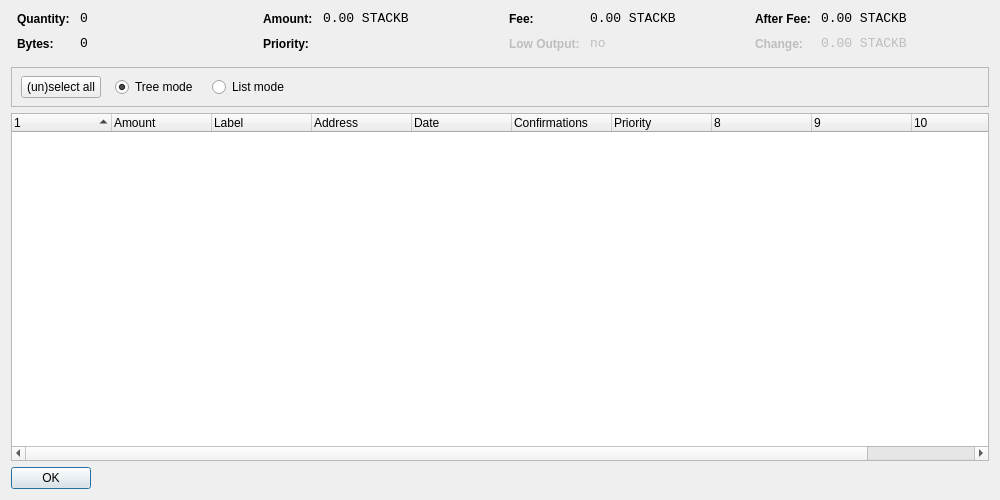
<?xml version="1.0" encoding="UTF-8"?>
<ui version="4.0">
 <class>CoinControlDialog</class>
 <widget class="QDialog" name="CoinControlDialog">
  <property name="geometry">
   <rect>
    <x>0</x>
    <y>0</y>
    <width>1000</width>
    <height>500</height>
   </rect>
  </property>
  <property name="windowTitle">
   <string>Coin Control</string>
  </property>
  <layout class="QVBoxLayout" name="verticalLayout">
   <item>
    <layout class="QHBoxLayout" name="horizontalLayoutTop" stretch="0,0,0,0">
     <property name="topMargin">
      <number>0</number>
     </property>
     <property name="bottomMargin">
      <number>10</number>
     </property>
     <item>
      <layout class="QFormLayout" name="formLayoutCoinControl1">
       <property name="horizontalSpacing">
        <number>10</number>
       </property>
       <property name="verticalSpacing">
        <number>10</number>
       </property>
       <property name="leftMargin">
        <number>6</number>
       </property>
       <property name="rightMargin">
        <number>6</number>
       </property>
       <item row="0" column="0">
        <widget class="QLabel" name="labelCoinControlQuantityText">
         <property name="styleSheet">
          <string notr="true">font-weight:bold;</string>
         </property>
         <property name="text">
          <string>Quantity:</string>
         </property>
        </widget>
       </item>
       <item row="0" column="1">
        <widget class="QLabel" name="labelCoinControlQuantity">
         <property name="font">
          <font>
           <family>Monospace</family>
           <pointsize>10</pointsize>
          </font>
         </property>
         <property name="cursor">
          <cursorShape>IBeamCursor</cursorShape>
         </property>
         <property name="contextMenuPolicy">
          <enum>Qt::ActionsContextMenu</enum>
         </property>
         <property name="text">
          <string notr="true">0</string>
         </property>
         <property name="textInteractionFlags">
          <set>Qt::LinksAccessibleByMouse|Qt::TextSelectableByKeyboard|Qt::TextSelectableByMouse</set>
         </property>
        </widget>
       </item>
       <item row="1" column="0">
        <widget class="QLabel" name="labelCoinControlBytesText">
         <property name="styleSheet">
          <string notr="true">font-weight:bold;</string>
         </property>
         <property name="text">
          <string>Bytes:</string>
         </property>
        </widget>
       </item>
       <item row="1" column="1">
        <widget class="QLabel" name="labelCoinControlBytes">
         <property name="font">
          <font>
           <family>Monospace</family>
           <pointsize>10</pointsize>
          </font>
         </property>
         <property name="cursor">
          <cursorShape>IBeamCursor</cursorShape>
         </property>
         <property name="contextMenuPolicy">
          <enum>Qt::ActionsContextMenu</enum>
         </property>
         <property name="text">
          <string notr="true">0</string>
         </property>
         <property name="textInteractionFlags">
          <set>Qt::LinksAccessibleByMouse|Qt::TextSelectableByKeyboard|Qt::TextSelectableByMouse</set>
         </property>
        </widget>
       </item>
      </layout>
     </item>
     <item>
      <layout class="QFormLayout" name="formLayoutCoinControl2">
       <property name="horizontalSpacing">
        <number>10</number>
       </property>
       <property name="verticalSpacing">
        <number>10</number>
       </property>
       <property name="leftMargin">
        <number>6</number>
       </property>
       <property name="rightMargin">
        <number>6</number>
       </property>
       <item row="0" column="0">
        <widget class="QLabel" name="labelCoinControlAmountText">
         <property name="styleSheet">
          <string notr="true">font-weight:bold;</string>
         </property>
         <property name="text">
          <string>Amount:</string>
         </property>
        </widget>
       </item>
       <item row="0" column="1">
        <widget class="QLabel" name="labelCoinControlAmount">
         <property name="font">
          <font>
           <family>Monospace</family>
           <pointsize>10</pointsize>
          </font>
         </property>
         <property name="cursor">
          <cursorShape>IBeamCursor</cursorShape>
         </property>
         <property name="contextMenuPolicy">
          <enum>Qt::ActionsContextMenu</enum>
         </property>
         <property name="text">
          <string notr="true">0.00 STACKB</string>
         </property>
         <property name="textInteractionFlags">
          <set>Qt::LinksAccessibleByMouse|Qt::TextSelectableByKeyboard|Qt::TextSelectableByMouse</set>
         </property>
        </widget>
       </item>
       <item row="1" column="0">
        <widget class="QLabel" name="labelCoinControlPriorityText">
         <property name="styleSheet">
          <string notr="true">font-weight:bold;</string>
         </property>
         <property name="text">
          <string>Priority:</string>
         </property>
        </widget>
       </item>
       <item row="1" column="1">
        <widget class="QLabel" name="labelCoinControlPriority">
         <property name="font">
          <font>
           <family>Monospace</family>
           <pointsize>10</pointsize>
          </font>
         </property>
         <property name="cursor">
          <cursorShape>IBeamCursor</cursorShape>
         </property>
         <property name="contextMenuPolicy">
          <enum>Qt::ActionsContextMenu</enum>
         </property>
         <property name="text">
          <string/>
         </property>
         <property name="textInteractionFlags">
          <set>Qt::LinksAccessibleByMouse|Qt::TextSelectableByKeyboard|Qt::TextSelectableByMouse</set>
         </property>
        </widget>
       </item>
      </layout>
     </item>
     <item>
      <layout class="QFormLayout" name="formLayoutCoinControl3">
       <property name="horizontalSpacing">
        <number>10</number>
       </property>
       <property name="verticalSpacing">
        <number>10</number>
       </property>
       <property name="leftMargin">
        <number>6</number>
       </property>
       <property name="rightMargin">
        <number>6</number>
       </property>
       <item row="0" column="0">
        <widget class="QLabel" name="labelCoinControlFeeText">
         <property name="styleSheet">
          <string notr="true">font-weight:bold;</string>
         </property>
         <property name="text">
          <string>Fee:</string>
         </property>
        </widget>
       </item>
       <item row="0" column="1">
        <widget class="QLabel" name="labelCoinControlFee">
         <property name="font">
          <font>
           <family>Monospace</family>
           <pointsize>10</pointsize>
          </font>
         </property>
         <property name="cursor">
          <cursorShape>IBeamCursor</cursorShape>
         </property>
         <property name="contextMenuPolicy">
          <enum>Qt::ActionsContextMenu</enum>
         </property>
         <property name="text">
          <string notr="true">0.00 STACKB</string>
         </property>
         <property name="textInteractionFlags">
          <set>Qt::LinksAccessibleByMouse|Qt::TextSelectableByKeyboard|Qt::TextSelectableByMouse</set>
         </property>
        </widget>
       </item>
       <item row="1" column="0">
        <widget class="QLabel" name="labelCoinControlLowOutputText">
         <property name="enabled">
          <bool>false</bool>
         </property>
         <property name="styleSheet">
          <string notr="true">font-weight:bold;</string>
         </property>
         <property name="text">
          <string>Low Output:</string>
         </property>
        </widget>
       </item>
       <item row="1" column="1">
        <widget class="QLabel" name="labelCoinControlLowOutput">
         <property name="enabled">
          <bool>false</bool>
         </property>
         <property name="font">
          <font>
           <family>Monospace</family>
           <pointsize>10</pointsize>
          </font>
         </property>
         <property name="cursor">
          <cursorShape>IBeamCursor</cursorShape>
         </property>
         <property name="contextMenuPolicy">
          <enum>Qt::ActionsContextMenu</enum>
         </property>
         <property name="text">
          <string notr="true">no</string>
         </property>
         <property name="textInteractionFlags">
          <set>Qt::LinksAccessibleByMouse|Qt::TextSelectableByKeyboard|Qt::TextSelectableByMouse</set>
         </property>
        </widget>
       </item>
      </layout>
     </item>
     <item>
      <layout class="QFormLayout" name="formLayoutCoinControl4">
       <property name="horizontalSpacing">
        <number>10</number>
       </property>
       <property name="verticalSpacing">
        <number>10</number>
       </property>
       <property name="leftMargin">
        <number>6</number>
       </property>
       <property name="rightMargin">
        <number>6</number>
       </property>
       <item row="0" column="0">
        <widget class="QLabel" name="labelCoinControlAfterFeeText">
         <property name="styleSheet">
          <string notr="true">font-weight:bold;</string>
         </property>
         <property name="text">
          <string>After Fee:</string>
         </property>
        </widget>
       </item>
       <item row="0" column="1">
        <widget class="QLabel" name="labelCoinControlAfterFee">
         <property name="font">
          <font>
           <family>Monospace</family>
           <pointsize>10</pointsize>
          </font>
         </property>
         <property name="cursor">
          <cursorShape>IBeamCursor</cursorShape>
         </property>
         <property name="contextMenuPolicy">
          <enum>Qt::ActionsContextMenu</enum>
         </property>
         <property name="text">
          <string notr="true">0.00 STACKB</string>
         </property>
         <property name="textInteractionFlags">
          <set>Qt::LinksAccessibleByMouse|Qt::TextSelectableByKeyboard|Qt::TextSelectableByMouse</set>
         </property>
        </widget>
       </item>
       <item row="1" column="0">
        <widget class="QLabel" name="labelCoinControlChangeText">
         <property name="enabled">
          <bool>false</bool>
         </property>
         <property name="styleSheet">
          <string notr="true">font-weight:bold;</string>
         </property>
         <property name="text">
          <string>Change:</string>
         </property>
        </widget>
       </item>
       <item row="1" column="1">
        <widget class="QLabel" name="labelCoinControlChange">
         <property name="enabled">
          <bool>false</bool>
         </property>
         <property name="font">
          <font>
           <family>Monospace</family>
           <pointsize>10</pointsize>
          </font>
         </property>
         <property name="cursor">
          <cursorShape>IBeamCursor</cursorShape>
         </property>
         <property name="contextMenuPolicy">
          <enum>Qt::ActionsContextMenu</enum>
         </property>
         <property name="text">
          <string notr="true">0.00 STACKB</string>
         </property>
         <property name="textInteractionFlags">
          <set>Qt::LinksAccessibleByMouse|Qt::TextSelectableByKeyboard|Qt::TextSelectableByMouse</set>
         </property>
        </widget>
       </item>
      </layout>
     </item>
    </layout>
   </item>
   <item>
    <widget class="QFrame" name="frame">
     <property name="minimumSize">
      <size>
       <width>0</width>
       <height>40</height>
      </size>
     </property>
     <property name="frameShape">
      <enum>QFrame::StyledPanel</enum>
     </property>
     <property name="frameShadow">
      <enum>QFrame::Sunken</enum>
     </property>
     <widget class="QWidget" name="horizontalLayoutWidget">
      <property name="geometry">
       <rect>
        <x>10</x>
        <y>0</y>
        <width>781</width>
        <height>41</height>
       </rect>
      </property>
      <layout class="QHBoxLayout" name="horizontalLayoutPanel" stretch="0,0,0,0,0">
       <property name="spacing">
        <number>14</number>
       </property>
       <item>
        <widget class="QPushButton" name="pushButtonSelectAll">
         <property name="sizePolicy">
          <sizepolicy hsizetype="Maximum" vsizetype="Fixed">
           <horstretch>0</horstretch>
           <verstretch>0</verstretch>
          </sizepolicy>
         </property>
         <property name="text">
          <string>(un)select all</string>
         </property>
        </widget>
       </item>
       <item>
        <widget class="QRadioButton" name="radioTreeMode">
         <property name="sizePolicy">
          <sizepolicy hsizetype="Maximum" vsizetype="Fixed">
           <horstretch>0</horstretch>
           <verstretch>0</verstretch>
          </sizepolicy>
         </property>
         <property name="text">
          <string>Tree mode</string>
         </property>
         <property name="checked">
          <bool>true</bool>
         </property>
        </widget>
       </item>
       <item>
        <widget class="QRadioButton" name="radioListMode">
         <property name="sizePolicy">
          <sizepolicy hsizetype="Maximum" vsizetype="Fixed">
           <horstretch>0</horstretch>
           <verstretch>0</verstretch>
          </sizepolicy>
         </property>
         <property name="text">
          <string>List mode</string>
         </property>
        </widget>
       </item>
       <item>
        <spacer name="horizontalSpacer">
         <property name="orientation">
          <enum>Qt::Horizontal</enum>
         </property>
         <property name="sizeHint" stdset="0">
          <size>
           <width>40</width>
           <height>20</height>
          </size>
         </property>
        </spacer>
       </item>
      </layout>
     </widget>
    </widget>
   </item>
   <item>
    <widget class="CoinControlTreeWidget" name="treeWidget">
     <property name="contextMenuPolicy">
      <enum>Qt::CustomContextMenu</enum>
     </property>
     <property name="sortingEnabled">
      <bool>false</bool>
     </property>
     <property name="columnCount">
      <number>11</number>
     </property>
     <attribute name="headerShowSortIndicator" stdset="0">
      <bool>true</bool>
     </attribute>
     <attribute name="headerStretchLastSection">
      <bool>false</bool>
     </attribute>
     <column>
      <property name="text">
       <string/>
      </property>
     </column>
     <column>
      <property name="text">
       <string>Amount</string>
      </property>
     </column>
     <column>
      <property name="text">
       <string>Label</string>
      </property>
     </column>
     <column>
      <property name="text">
       <string>Address</string>
      </property>
     </column>
     <column>
      <property name="text">
       <string>Date</string>
      </property>
     </column>
     <column>
      <property name="text">
       <string>Confirmations</string>
      </property>
      <property name="toolTip">
       <string>Confirmed</string>
      </property>
     </column>
     <column>
      <property name="text">
       <string>Priority</string>
      </property>
     </column>
     <column>
      <property name="text">
       <string/>
      </property>
     </column>
     <column>
      <property name="text">
       <string/>
      </property>
     </column>
     <column>
      <property name="text">
       <string/>
      </property>
     </column>
     <column>
      <property name="text">
       <string/>
      </property>
     </column>
    </widget>
   </item>
   <item>
    <widget class="QDialogButtonBox" name="buttonBox">
     <property name="sizePolicy">
      <sizepolicy hsizetype="Maximum" vsizetype="Fixed">
       <horstretch>0</horstretch>
       <verstretch>0</verstretch>
      </sizepolicy>
     </property>
     <property name="orientation">
      <enum>Qt::Horizontal</enum>
     </property>
     <property name="standardButtons">
      <set>QDialogButtonBox::Ok</set>
     </property>
    </widget>
   </item>
  </layout>
 </widget>
 <customwidgets>
  <customwidget>
   <class>CoinControlTreeWidget</class>
   <extends>QTreeWidget</extends>
   <header>coincontroltreewidget.h</header>
  </customwidget>
 </customwidgets>
 <resources/>
 <connections/>
</ui>
